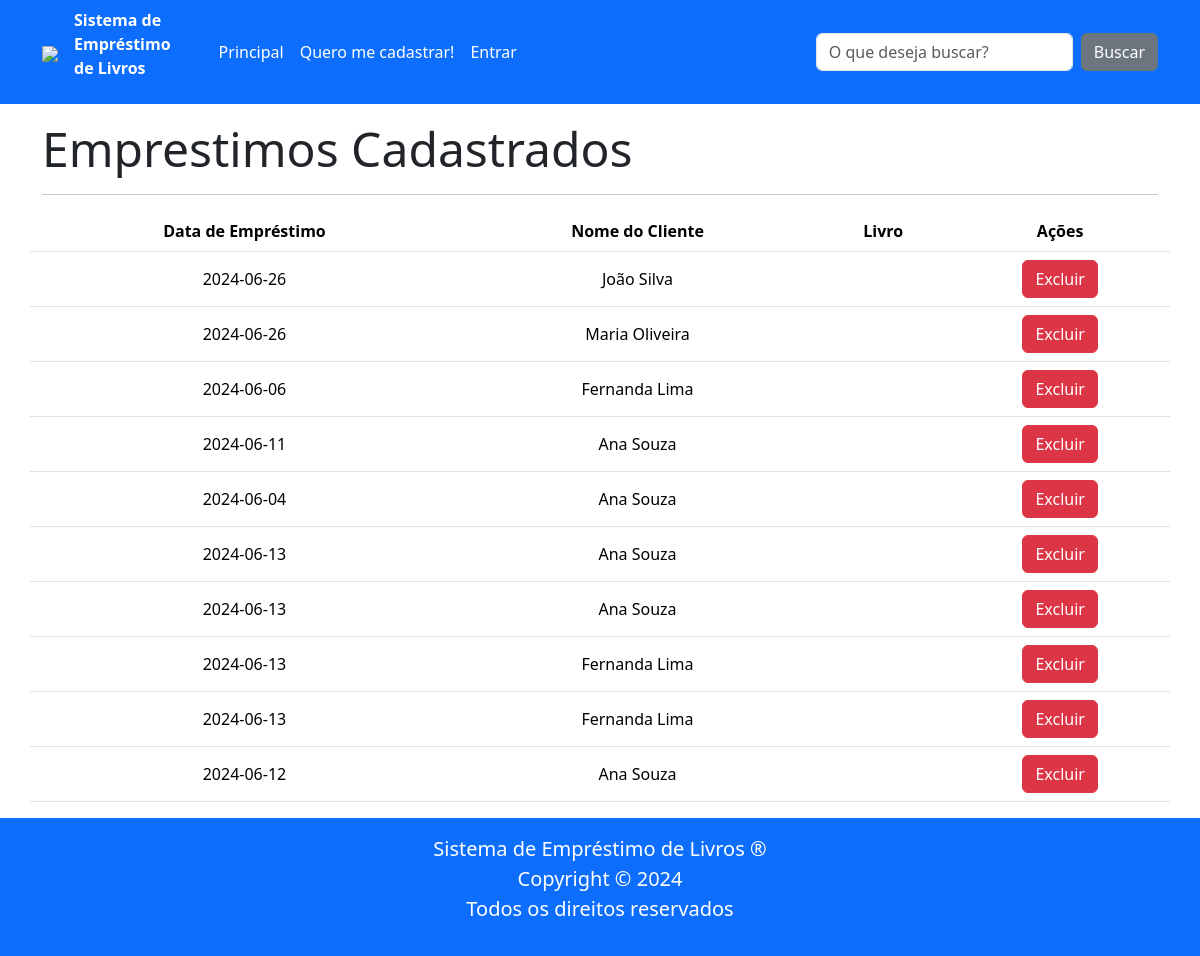
The app's page /emprestimos, older data.
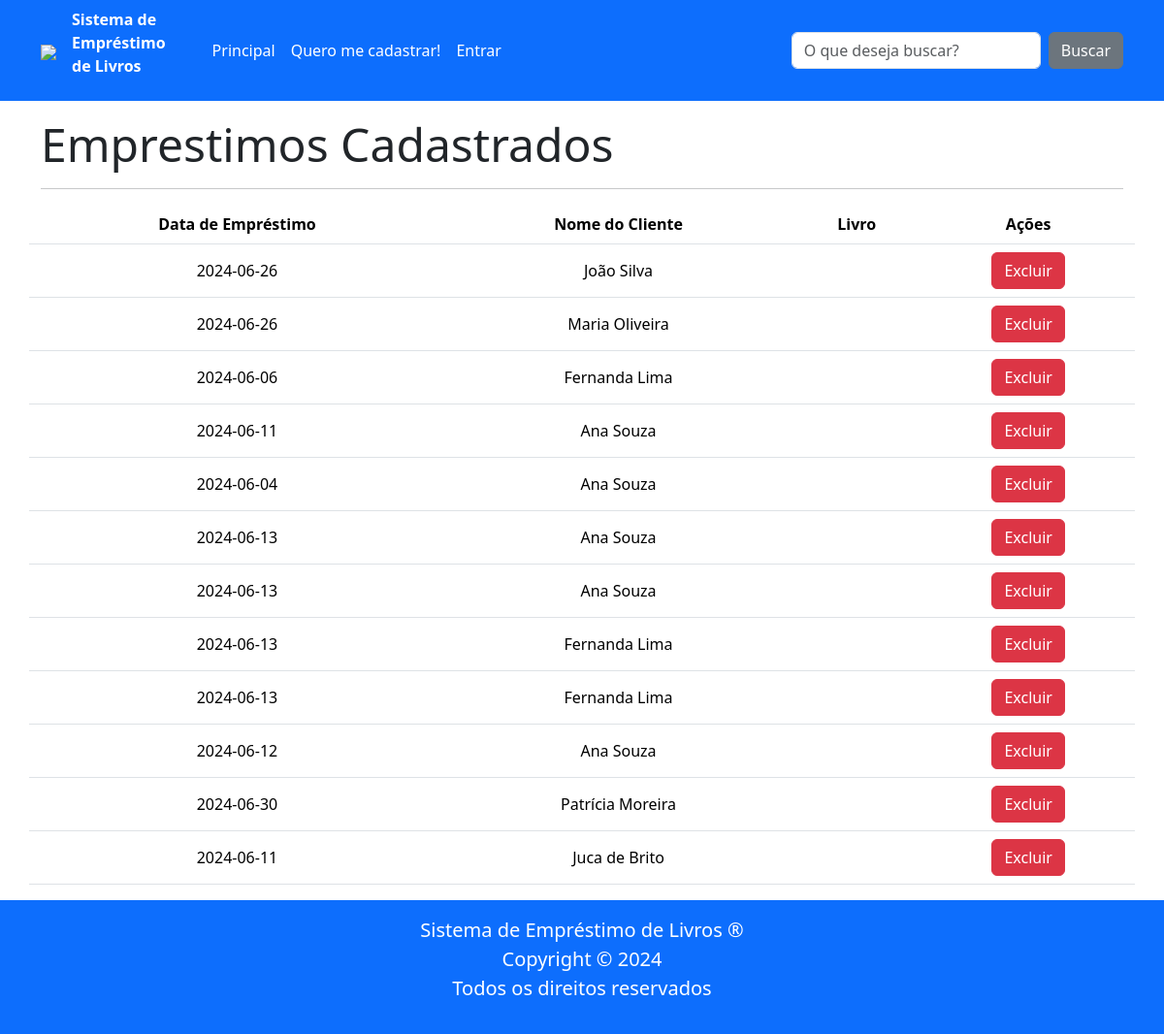
The same page, newer data.
### tables this page shows
CREATE TABLE emprestimo (
    id INTEGER PRIMARY KEY AUTOINCREMENT,
    cliente_id INTEGER NOT NULL,
    data_emprestimo DATE NOT NULL,
    FOREIGN KEY (cliente_id) REFERENCES cliente (id)
);

CREATE TABLE cliente (
        id INTEGER PRIMARY KEY AUTOINCREMENT,
        nome TEXT NOT NULL,
        cpf TEXT NOT NULL UNIQUE,
        data_nascimento DATE NOT NULL,
        endereco TEXT NOT NULL,
        telefone TEXT NOT NULL UNIQUE,
        email TEXT NOT NULL UNIQUE,
        senha TEXT NOT NULL,
        admin INTEGER NOT NULL DEFAULT 0,
        token TEXT);

### routes/main_routes.py (the view)
@router.get("/emprestimos")
async def get_emprestimos(request: Request):
    lista_emprestimos = EmprestimoRepo.obter_todos()
    lista_clientes = ClienteRepo.obter_todos()
    for p in lista_emprestimos:
        print(p.data_emprestimo)
    return templates.TemplateResponse(
        "emprestimos.html",
        {"request": request,
        "lista_emprestimos": lista_emprestimos,
        "lista_clientes": lista_clientes
        },
    )

### templates/emprestimos.html (shortened to what this page needs)
{% extends "base.html" %}
{% block conteudo %}
<h1 class="display-5"><b>Emprestimos Cadastrados</b></h1>
<hr>
<form class="row json-form" action="/cadastrar_emprestimo" method="post">
    <table class="table">
        <thead>
            <tr>
                <th>Data de Empréstimo</th>
                <th>Nome do Cliente</th>
                <th>Livro</th>
                <th>Ações</th>
            </tr>
        </thead>
        <tbody>
            {% for emprestimo in lista_emprestimos %}
            <tr>
                <td>{{ emprestimo.data_emprestimo }}</td>
                {% for cliente in lista_clientes -%}
                    {% if cliente.id == emprestimo.cliente_id -%}
                    <td>{{ cliente.nome }}</td>
                    {%-endif-%}
                {%- endfor-%}
                <td>{{ emprestimo.livro_nome }}</td>
                <td>
                    <button type="submit" formaction="/excluir_emprestimo/{{ emprestimo.id }}" class="btn btn-danger">Excluir</button>
                </td>
            </tr>
            {% endfor %}
        </tbody>
    </table>
</form>
{% endblock %}

### templates/base.html (shortened to what this page needs)
<!DOCTYPE html>
<html lang="pt-br">
<head>
    <link rel="stylesheet" href="/static/lib/bootstrap/bootstrap.min.css">
    <link rel="stylesheet" href="/static/lib/bootstrap-icons/font/bootstrap-icons.min.css">
    <link rel="stylesheet" href="/static/css/estilos.css">
</head>
<body class="d-flex flex-column min-vh-100">
    {%- set cliente = request.state.cliente -%}
    {% include "header.html" %}
    <main class="container mt-3">
        {% block conteudo %}{% endblock %}
    </main>
    {% include "footer.html" %}
</body>
</html>

### templates/header.html (shortened to what this page needs)
<nav class="navbar navbar-expand-lg text-white bg-primary">
    <div class="container ">
        <a class="navbar-brand" href="/">
            <img src="/static/img/logo.png" style="height: 100px;">
        </a>
        <p style="font-weight: bold; margin-right: 40px; ">Sistema de <br>
            Empréstimo <br>
            de Livros</p>
        {% set pagina_atual = request.url.path %}
        <div class="collapse navbar-collapse" id="menuPrincipal">
            {% if cliente.admin == True -%}
            <ul class="navbar-nav me-auto mb-2 mb-lg-0 text-white">
                <li class="nav-item">
                    <a class="nav-link {{ 'active' if pagina_atual == '/' }} text-white" href="/">Principal</a>
                </li>
                <li  class="nav-item">
                    <a class="nav-link {{ 'active' if pagina_atual == '/' }} text-white" href="/cadastrar_livro">Cadastrar Livro</a>
                </li>
                <li  class="nav-item">
                    <a class="nav-link {{ 'active' if pagina_atual == '/' }} text-white" href="/emprestar">Emprestar</a>
                </li>
                <li  class="nav-item">
                    <a class="nav-link {{ 'active' if pagina_atual == '/' }} text-white" href="/emprestimos">Emprestimos</a>
                </li>
                <li class="nav-item dropdown">
                    <a class="nav-link dropdown-toggle text-white" href="#" role="button" data-bs-toggle="dropdown">
                        Olá, <b>Bibliotecário</b>!
                    </a>
                    <ul class="dropdown-menu">
                        <li><a class="dropdown-item  {{ 'active' if pagina_atual == '/cliente/dados' }} text-secondary" href="/cliente/dados">Dados Pessoais</a></li>
                        <li><a class="dropdown-item  {{ 'active' if pagina_atual == '/cliente/senha' }} text-secondary" href="/cliente/senha">Alterar Senha</a></li>
                        <li>
                            <hr class="dropdown-divider">
                        </li>
                        <li><a class="dropdown-item text-primary" href="/cliente/sair">Sair</a></li>
                    </ul>
                </li>
                <!-- <li class="nav-item">
                    <a class="nav-link {{ 'active' if pagina_atual == '/carrinho' }}" href="/cliente/carrinho">
                        <i class="bi bi-cart-fill"></i>
                    </a>
                </li> -->
            </ul>
            {%- else: -%}
            <ul class="navbar-nav me-auto mb-2 mb-lg-0">
                <li class="nav-item">
                    <a class="nav-link {{ 'active' if pagina_atual == '/' }} text-white" href="/">Principal</a>
                </li>
                {% if not cliente or not cliente.nome -%}
                <li class="nav-item">
                    <a class="nav-link {{ 'active' if pagina_atual == '/cadastro' }} text-white" href="/cadastro">Quero me cadastrar!</a>
                </li>
                <li class="nav-item">
                    <a class="nav-link {{ 'active' if pagina_atual == '/entrar' }} text-white" href="/entrar">Entrar</a>
                </li>
                {%- endif -%}
            </ul>
            {%- endif -%}
            <form class="d-flex" role="search" action="/buscar" method="get">
                <input class="form-control me-2" type="search" placeholder="O que deseja buscar?" name="q">
                <button class="btn btn-secondary" type="submit">Buscar</button>
            </form>
        </div>
    </div>
</nav>

### templates/message.html (shortened to what this page needs)
{% if not message_success: %}
{%- set message_success = request.cookies.get("message_success") -%}
{% endif %}
{% if not message_warning: %}
{%- set message_warning = request.cookies.get("message_warning") -%}
{% endif %}
{% if not message_danger: %}
{%- set message_danger = request.cookies.get("message_danger") -%}
{% endif %}

### templates/footer.html
<footer class="bg-primary text-white text-center p-3 mt-auto">
    <p class="lead mb-0">Sistema de Empréstimo de Livros &reg;</p>
    <p class="lead mb-0">Copyright &copy; 2024</p>
    <p class="lead">Todos os direitos reservados</p>
</footer>

### static/css/estilos.css (style rules this page uses)
.table td, .table th { vertical-align: middle; text-align: center; white-space: nowrap; }

Row changes from the older to the newer data that the page shows:
added emprestimo: data_emprestimo "2024-06-30"
now on this page (row unchanged): cliente: nome "Patrícia Moreira", shown under "2024-06-30"
added emprestimo: data_emprestimo "2024-06-11"
added cliente: nome "Juca de Brito", shown under "2024-06-11"
